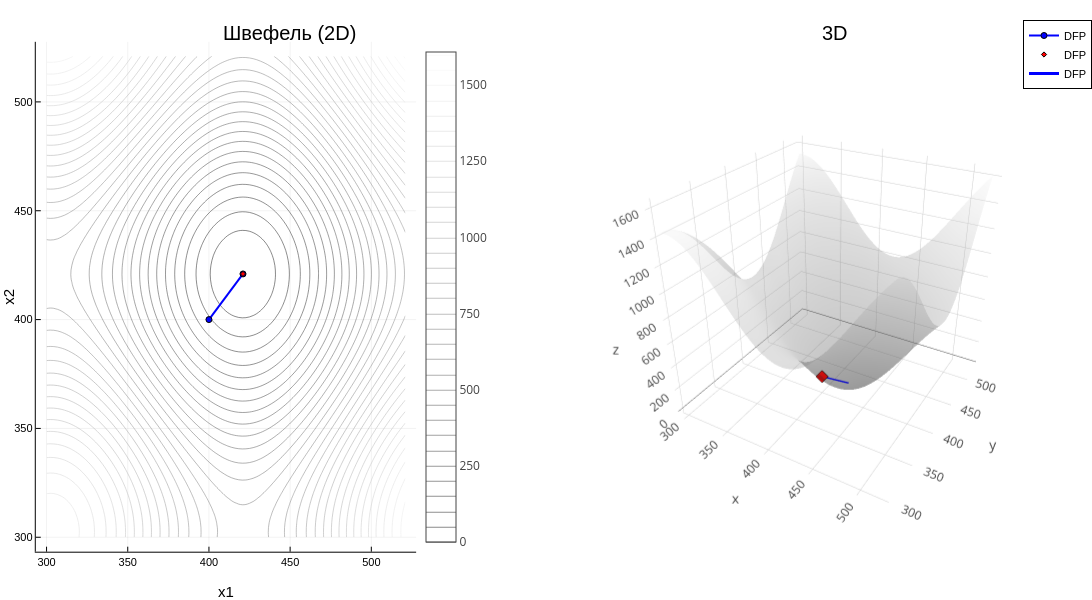

Notebook cell for this chart:
### Markdown cell above
## Функция Швефеля
Минимум находится в точке (420.9687, 420.9687), значение функции ≈ 0

### Code cell
visualize_all_methods(schwefel, "Швефель", [400.0, 400.0], 100.0)

### Figure 1 — Plotly figure (JSON) as saved in the notebook; plotly's stock layout.template omitted (floating-point values rounded to 4 significant figures; data arrays with more than 128 entries replaced by an {"elided": "..."} marker saying what was removed)
{"data": [{"colorbar": {"len": 0.9105, "title": "", "x": 0.3811, "y": 0.5058}, "colorscale": [[0, "rgba(13, 13, 13, 1.000)"], [1, "rgba(242, 242, 242, 1.000)"]], "contours": {"coloring": "lines", "showlabels": false}, "name": "y1", "ncontours": 52, "showlegend": false, "showscale": true, "type": "contour", "x": [300, 302.2, 304.5, 306.7, 308.9, 311.2, 313.4, 315.6, 317.9, 320.1, 322.3, 324.6, 326.8, 329.0, 331.2, 333.5, 335.7, 337.9, 340.2, 342.4, 344.6, 346.9, 349.1, 351.3, 353.6, 355.8, 358.0, 360.3, 362.5, 364.7, 367.0, 369.2, 371.4, 373.7, 375.9, 378.1, 380.4, 382.6, 384.8, 387.0, 389.3, 391.5, 393.7, 396.0, 398.2, 400.4, 402.7, 404.9, 407.1, 409.4, 411.6, 413.8, 416.1, 418.3, 420.5, 422.8, 425.0, 427.2, 429.5, 431.7, 433.9, 436.2, 438.4, 440.6, 442.8, 445.1, 447.3, 449.5, 451.8, 454.0, 456.2, 458.5, 460.7, 462.9, 465.2, 467.4, 469.6, 471.9, 474.1, 476.3, 478.6, 480.8, 483.0, 485.3, 487.5, 489.7, 492.0, 494.2, 496.4, 498.6, 500.9, 503.1, 505.3, 507.6, 509.8, 512.0, 514.3, 516.5, 518.7, 521.0], "xaxis": "x1", "y": [300, 302.2, 304.5, 306.7, 308.9, 311.2, 313.4, 315.6, 317.9, 320.1, 322.3, 324.6, 326.8, 329.0, 331.2, 333.5, 335.7, 337.9, 340.2, 342.4, 344.6, 346.9, 349.1, 351.3, 353.6, 355.8, 358.0, 360.3, 362.5, 364.7, 367.0, 369.2, 371.4, 373.7, 375.9, 378.1, 380.4, 382.6, 384.8, 387.0, 389.3, 391.5, 393.7, 396.0, 398.2, 400.4, 402.7, 404.9, 407.1, 409.4, 411.6, 413.8, 416.1, 418.3, 420.5, 422.8, 425.0, 427.2, 429.5, 431.7, 433.9, 436.2, 438.4, 440.6, 442.8, 445.1, 447.3, 449.5, 451.8, 454.0, 456.2, 458.5, 460.7, 462.9, 465.2, 467.4, 469.6, 471.9, 474.1, 476.3, 478.6, 480.8, 483.0, 485.3, 487.5, 489.7, 492.0, 494.2, 496.4, 498.6, 500.9, 503.1, 505.3, 507.6, 509.8, 512.0, 514.3, 516.5, 518.7, 521.0], "yaxis": "y1", "z": {"elided": "100x100 float values"}, "zmax": 1609.0, "zmin": 0.04895}, {"colorbar": {"len": 0.9105, "title": "", "x": 0.3811, "y": 0.5058}, "legendgroup": "DFP", "line": {"color": "rgba(0, 0, 255, 1.000)", "dash": "solid", "shape": "linear", "width": 2}, "marker": {"color": "rgba(0, 0, 255, 1.000)", "line": {"color": "rgba(0, 0, 0, 1.000)", "width": 1}, "size": 6, "symbol": "circle"}, "mode": "lines+markers", "name": "DFP", "showlegend": true, "type": "scatter", "x": [400, 421.0], "xaxis": "x1", "y": [400, 421.0], "yaxis": "y1", "zmax": 1609.0, "zmin": 0.04895}, {"colorbar": {"len": 0.9105, "title": "", "x": 0.3811, "y": 0.5058}, "legendgroup": "DFP", "marker": {"color": "rgba(255, 0, 0, 1.000)", "line": {"color": "rgba(0, 0, 0, 1.000)", "width": 1}, "size": 4, "symbol": "diamond"}, "mode": "markers", "name": "DFP", "showlegend": true, "type": "scatter", "x": [421.0], "xaxis": "x1", "y": [421.0], "yaxis": "y1", "zmax": 1609.0, "zmin": 0.04895}, {"colorbar": {"len": 0.9105, "title": "", "x": 0.9972, "y": 0.5058}, "colorscale": [[0, "rgba(13, 13, 13, 0.500)"], [1, "rgba(242, 242, 242, 0.500)"]], "name": "y1", "opacity": 0.5, "scene": "scene2", "showlegend": false, "showscale": false, "type": "surface", "x": [300, 302.2, 304.5, 306.7, 308.9, 311.2, 313.4, 315.6, 317.9, 320.1, 322.3, 324.6, 326.8, 329.0, 331.2, 333.5, 335.7, 337.9, 340.2, 342.4, 344.6, 346.9, 349.1, 351.3, 353.6, 355.8, 358.0, 360.3, 362.5, 364.7, 367.0, 369.2, 371.4, 373.7, 375.9, 378.1, 380.4, 382.6, 384.8, 387.0, 389.3, 391.5, 393.7, 396.0, 398.2, 400.4, 402.7, 404.9, 407.1, 409.4, 411.6, 413.8, 416.1, 418.3, 420.5, 422.8, 425.0, 427.2, 429.5, 431.7, 433.9, 436.2, 438.4, 440.6, 442.8, 445.1, 447.3, 449.5, 451.8, 454.0, 456.2, 458.5, 460.7, 462.9, 465.2, 467.4, 469.6, 471.9, 474.1, 476.3, 478.6, 480.8, 483.0, 485.3, 487.5, 489.7, 492.0, 494.2, 496.4, 498.6, 500.9, 503.1, 505.3, 507.6, 509.8, 512.0, 514.3, 516.5, 518.7, 521.0], "xaxis": "x2", "y": [300, 302.2, 304.5, 306.7, 308.9, 311.2, 313.4, 315.6, 317.9, 320.1, 322.3, 324.6, 326.8, 329.0, 331.2, 333.5, 335.7, 337.9, 340.2, 342.4, 344.6, 346.9, 349.1, 351.3, 353.6, 355.8, 358.0, 360.3, 362.5, 364.7, 367.0, 369.2, 371.4, 373.7, 375.9, 378.1, 380.4, 382.6, 384.8, 387.0, 389.3, 391.5, 393.7, 396.0, 398.2, 400.4, 402.7, 404.9, 407.1, 409.4, 411.6, 413.8, 416.1, 418.3, 420.5, 422.8, 425.0, 427.2, 429.5, 431.7, 433.9, 436.2, 438.4, 440.6, 442.8, 445.1, 447.3, 449.5, 451.8, 454.0, 456.2, 458.5, 460.7, 462.9, 465.2, 467.4, 469.6, 471.9, 474.1, 476.3, 478.6, 480.8, 483.0, 485.3, 487.5, 489.7, 492.0, 494.2, 496.4, 498.6, 500.9, 503.1, 505.3, 507.6, 509.8, 512.0, 514.3, 516.5, 518.7, 521.0], "yaxis": "y2", "z": {"elided": "100x100 float values"}, "zaxis": "z2", "zmax": 1609.0, "zmin": 0.04895}, {"colorbar": {"len": 0.9105, "title": "", "x": 0.9972, "y": 0.5058}, "legendgroup": "DFP", "line": {"color": "rgba(0, 0, 255, 1.000)", "dash": "solid", "shape": "linear", "width": 3}, "mode": "lines", "name": "DFP", "scene": "scene2", "showlegend": true, "type": "scatter3d", "x": [400, 421.0], "xaxis": "x2", "y": [400, 421.0], "yaxis": "y2", "z": [107.6, 2.546e-05], "zaxis": "z2", "zmax": 1609.0, "zmin": 0.04895}, {"colorbar": {"len": 0.9105, "title": "", "x": 0.9972, "y": 0.5058}, "legendgroup": "", "marker": {"color": "rgba(255, 0, 0, 1.000)", "line": {"color": "rgba(0, 0, 0, 1.000)", "width": 1}, "size": 4, "symbol": "diamond"}, "mode": "markers", "name": "", "scene": "scene2", "showlegend": false, "type": "scatter3d", "x": [400], "xaxis": "x2", "y": [400], "yaxis": "y2", "z": [107.6], "zaxis": "z2", "zmax": 1609.0, "zmin": 0.04895}], "layout": {"annotations": [{"font": {"color": "rgba(0, 0, 0, 1.000)", "family": "sans-serif", "size": 20}, "rotation": 0, "showarrow": false, "text": "Швефель (2D)", "x": 0.265, "xanchor": "center", "xref": "paper", "y": 1, "yanchor": "top", "yref": "paper"}, {"font": {"color": "rgba(0, 0, 0, 1.000)", "family": "sans-serif", "size": 20}, "rotation": 0, "showarrow": false, "text": "3D", "x": 0.765, "xanchor": "center", "xref": "paper", "y": 1, "yanchor": "top", "yref": "paper"}], "height": 600, "legend": {"bgcolor": "rgba(255, 255, 255, 1.000)", "bordercolor": "rgba(0, 0, 0, 1.000)", "borderwidth": 1, "font": {"color": "rgba(0, 0, 0, 1.000)", "family": "sans-serif", "size": 11}, "title": {"font": {"color": "rgba(0, 0, 0, 1.000)", "family": "sans-serif", "size": 15}, "text": ""}, "tracegroupgap": 0, "traceorder": "normal", "x": 1, "xanchor": "auto", "y": 1, "yanchor": "auto"}, "margin": {"b": 20, "l": 0, "r": 0, "t": 20}, "paper_bgcolor": "rgba(255, 255, 255, 1.000)", "plot_bgcolor": "rgba(255, 255, 255, 1.000)", "scene2": {"camera": {"eye": {"x": 1.126, "y": -1.95, "z": 1.3}, "projection": "orthographic"}, "domain": {"x": [0.5328, 0.9972], "y": [0.05054, 0.961]}, "xaxis2": {"gridcolor": "rgba(0, 0, 0, 0.100)", "gridwidth": 0.5, "linecolor": "rgba(0, 0, 0, 1.000)", "mirror": false, "range": [293.4, 527.6], "showgrid": true, "showline": true, "showticklabels": true, "tickangle": 0, "tickcolor": "rgb(0, 0, 0)", "tickfont": {"color": "rgba(0, 0, 0, 1.000)", "family": "sans-serif", "size": 11}, "tickmode": "array", "ticks": "inside", "ticktext": ["300", "350", "400", "450", "500"], "tickvals": [300, 350, 400, 450, 500], "title": "x1", "titlefont": {"color": "rgba(0, 0, 0, 1.000)", "family": "sans-serif", "size": 15}, "type": "-", "visible": true, "zeroline": false, "zerolinecolor": "rgba(0, 0, 0, 1.000)"}, "yaxis2": {"gridcolor": "rgba(0, 0, 0, 0.100)", "gridwidth": 0.5, "linecolor": "rgba(0, 0, 0, 1.000)", "mirror": false, "range": [293.4, 527.6], "showgrid": true, "showline": true, "showticklabels": true, "tickangle": 0, "tickcolor": "rgb(0, 0, 0)", "tickfont": {"color": "rgba(0, 0, 0, 1.000)", "family": "sans-serif", "size": 11}, "tickmode": "array", "ticks": "inside", "ticktext": ["300", "350", "400", "450", "500"], "tickvals": [300, 350, 400, 450, 500], "title": "x2", "titlefont": {"color": "rgba(0, 0, 0, 1.000)", "family": "sans-serif", "size": 15}, "type": "-", "visible": true, "zeroline": false, "zerolinecolor": "rgba(0, 0, 0, 1.000)"}, "zaxis2": {"gridcolor": "rgba(0, 0, 0, 0.100)", "gridwidth": 0.5, "linecolor": "rgba(0, 0, 0, 1.000)", "mirror": false, "range": [-48.28, 1658.0], "showgrid": true, "showline": true, "showticklabels": true, "tickangle": 0, "tickcolor": "rgb(0, 0, 0)", "tickfont": {"color": "rgba(0, 0, 0, 1.000)", "family": "sans-serif", "size": 11}, "tickmode": "array", "ticks": "inside", "ticktext": ["0", "500", "1000", "1500"], "tickvals": [0, 500, 1000, 1500], "title": "f(x)", "titlefont": {"color": "rgba(0, 0, 0, 1.000)", "family": "sans-serif", "size": 15}, "type": "-", "visible": true, "zeroline": false, "zerolinecolor": "rgba(0, 0, 0, 1.000)"}}, "showlegend": true, "width": 1400, "xaxis1": {"anchor": "y1", "domain": [0.03277, 0.3811], "gridcolor": "rgba(0, 0, 0, 0.100)", "gridwidth": 0.5, "linecolor": "rgba(0, 0, 0, 1.000)", "mirror": false, "range": [293.4, 527.6], "showgrid": true, "showline": true, "showticklabels": true, "tickangle": 0, "tickcolor": "rgb(0, 0, 0)", "tickfont": {"color": "rgba(0, 0, 0, 1.000)", "family": "sans-serif", "size": 11}, "tickmode": "array", "ticks": "inside", "ticktext": ["300", "350", "400", "450", "500"], "tickvals": [300, 350, 400, 450, 500], "title": "x1", "titlefont": {"color": "rgba(0, 0, 0, 1.000)", "family": "sans-serif", "size": 15}, "type": "-", "visible": true, "zeroline": false, "zerolinecolor": "rgba(0, 0, 0, 1.000)"}, "yaxis1": {"anchor": "x1", "domain": [0.05054, 0.961], "gridcolor": "rgba(0, 0, 0, 0.100)", "gridwidth": 0.5, "linecolor": "rgba(0, 0, 0, 1.000)", "mirror": false, "range": [293.4, 527.6], "showgrid": true, "showline": true, "showticklabels": true, "tickangle": 0, "tickcolor": "rgb(0, 0, 0)", "tickfont": {"color": "rgba(0, 0, 0, 1.000)", "family": "sans-serif", "size": 11}, "tickmode": "array", "ticks": "inside", "ticktext": ["300", "350", "400", "450", "500"], "tickvals": [300, 350, 400, 450, 500], "title": "x2", "titlefont": {"color": "rgba(0, 0, 0, 1.000)", "family": "sans-serif", "size": 15}, "type": "-", "visible": true, "zeroline": false, "zerolinecolor": "rgba(0, 0, 0, 1.000)"}}}
